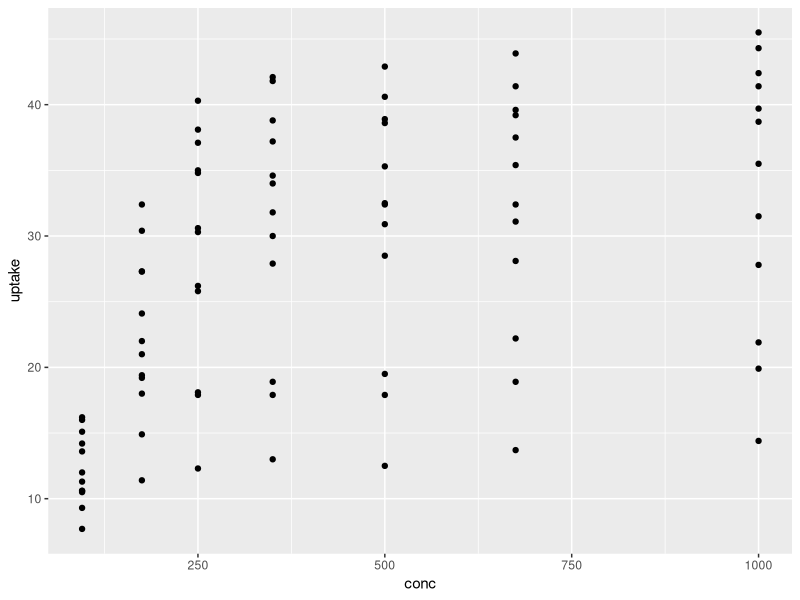

Recreate this plot in R.
## ---- chunk 1
library(tidyverse)
data("CO2")
CO2 %>% ggplot(aes(x=conc, y= uptake))+
  geom_point()
